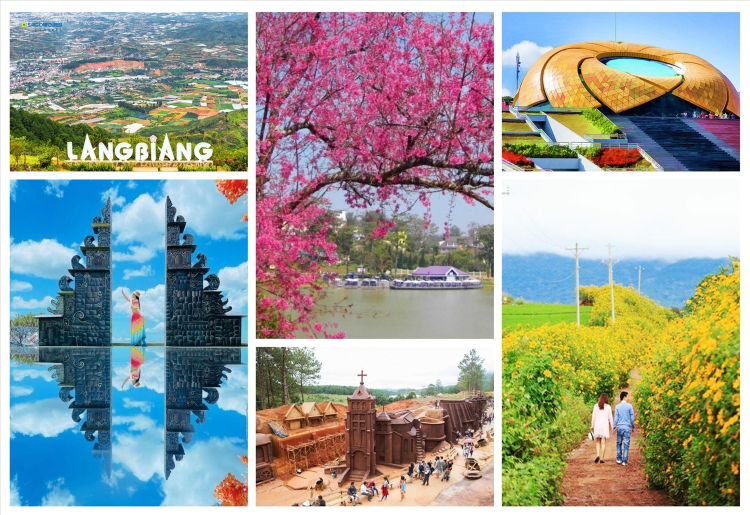
#> input picture Lab7/dalat.jpg, 1500 x 1029 px (shown at 1/2 size)
$ jupyter execute baitap.ipynb
#> lines starting #> are read from the running program, lines starting #| are printed output that depends on the picture; after the words box and inside, x2 and y2 are one past the last pixel; in counts of white or black regions, pixels touching at a corner belong together
[cell 1]
import cv2
import numpy as np
from matplotlib import pyplot as plt


img = cv2.imread('dalat.jpg')
#> img is the input picture: shape (1029, 1500, 3); mean B, G, R 149.9, 155.2, 151.3

gray = cv2.cvtColor(img, cv2.COLOR_BGR2GRAY)
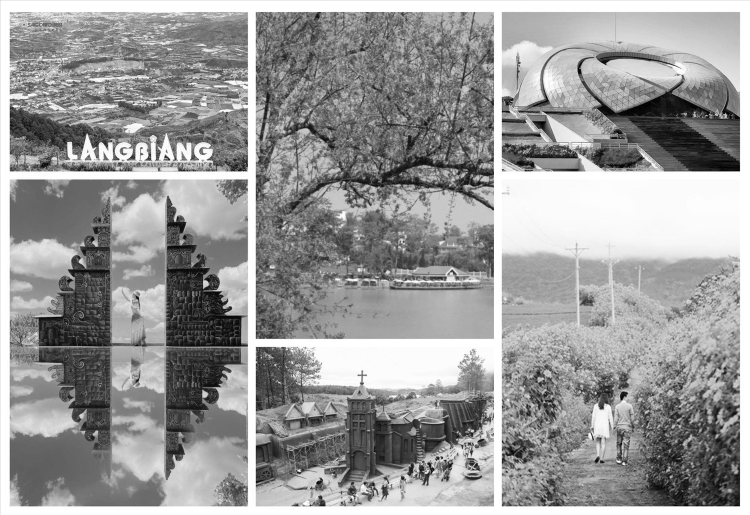
#> gray: shape (1029, 1500) (shown at 1/2 size); min 0, max 255, mean 153.5
_, mask = cv2.threshold(gray, 0, 255, cv2.THRESH_BINARY + cv2.THRESH_OTSU)
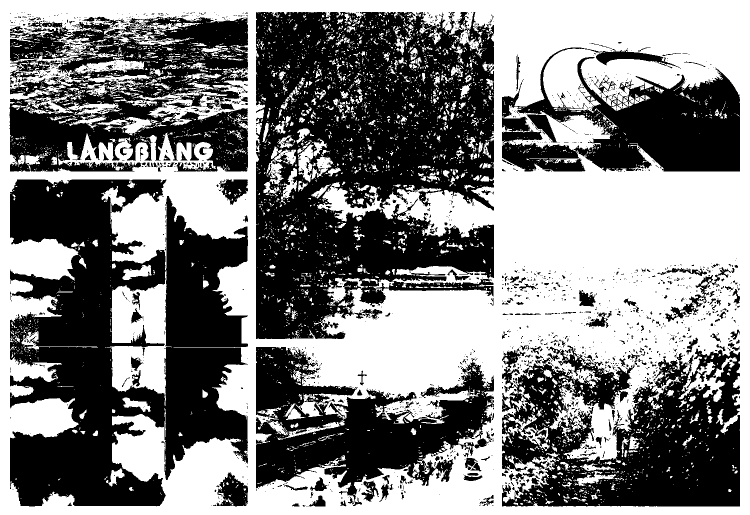
#> mask: shape (1029, 1500) (shown at 1/2 size); 50.7% white; 2086 black regions (1828 under 20 px), largest, box (x1, y1, x2, y2) and area: (512, 24, 988, 678) 220906, (20, 359, 496, 1013) 186753, (1004, 691, 1480, 1013) 95777
img_otsu = cv2.bitwise_and(img, img, mask=mask)
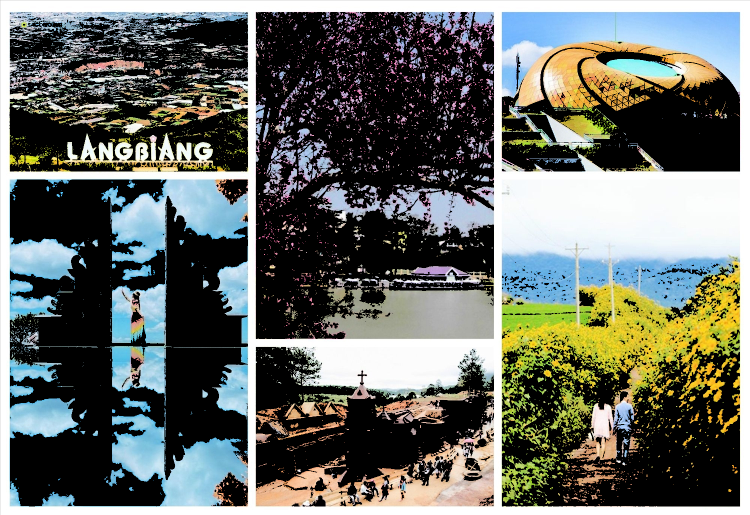
#> img_otsu: shape (1029, 1500, 3) (shown at 1/2 size); mean B, G, R 100.7, 106.8, 102.5
img_flip = cv2.flip(img_otsu, 1)
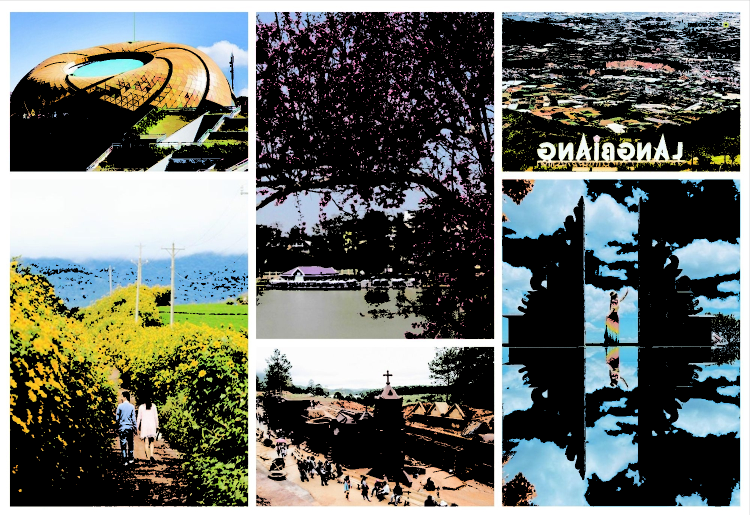
#> img_flip: shape (1029, 1500, 3) (shown at 1/2 size); mean B, G, R 100.7, 106.8, 102.5
h, w = img_flip.shape[:2]
#> h = 1029; w = 1500
img_resized = cv2.resize(img_flip, (int(w*0.3), int(h*0.3)))
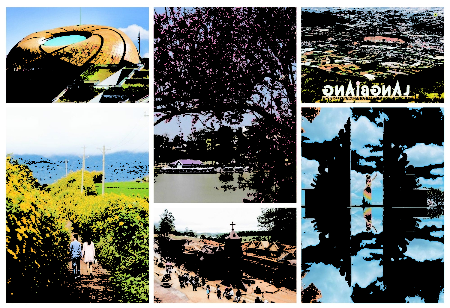
#> img_resized: shape (308, 450, 3); mean B, G, R 100.7, 106.9, 102.5
canvas = np.ones_like(img) * 255
h_r, w_r = img_resized.shape[:2]
#> h_r = 308; w_r = 450
x_offset = min(100, canvas.shape[1] - w_r)
#> x_offset = 100
canvas[0:h_r, x_offset:x_offset+w_r] = img_resized
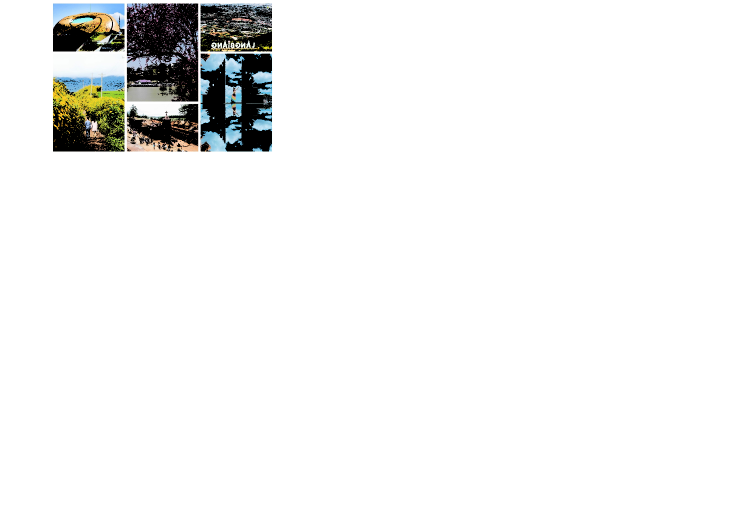
#> canvas: shape (1029, 1500, 3) (shown at 1/2 size); mean B, G, R 241.1, 241.7, 241.3
cv2.imwrite('lang_biang.png', canvas)
plt.imshow(cv2.cvtColor(canvas, cv2.COLOR_BGR2RGB))
plt.title('lang_biang.png')
plt.show()

[cell 2]
import cv2
import numpy as np
from matplotlib import pyplot as plt

img = cv2.imread('dalat.jpg')

h, w = img.shape[:2]
x1, y1 = w//3, h//3
#> x1 = 500; y1 = 343
x2, y2 = x1 + w//3, y1 + h//3
#> x2 = 1000; y2 = 686
roi = img[y1:y2, x1:x2]
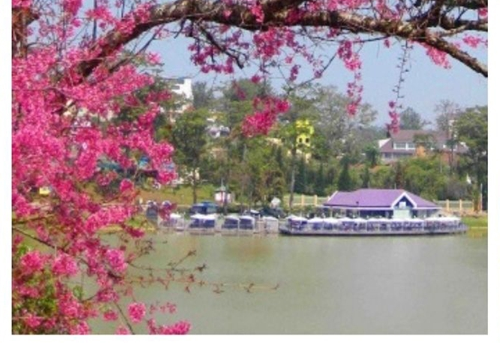
#> roi: shape (343, 500, 3); mean B, G, R 136.9, 134.2, 157.3
center = (roi.shape[1]//2, roi.shape[0]//2)
#> center = (250, 171)
M = cv2.getRotationMatrix2D(center, 45, 1.0)
rotated = cv2.warpAffine(roi, M, (roi.shape[1], roi.shape[0]), borderValue=(255,255,255))
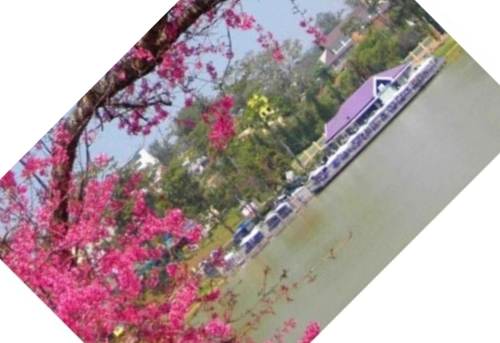
#> rotated: shape (343, 500, 3); mean B, G, R 159.6, 157.4, 175.3
cv2.imwrite('ho_xuan_huong.jpg', rotated)

plt.imshow(cv2.cvtColor(rotated, cv2.COLOR_BGR2RGB))
plt.title('ho_xuan_huong.jpg')
plt.axis('off')
plt.show()

[cell 3]
import cv2
import numpy as np
from matplotlib import pyplot as plt

img = cv2.imread('dalat.jpg')
h, w = img.shape[:2]
x1, y1 = 2*w//3, 0
#> x1 = 1000; y1 = 0
x2, y2 = w, h//3
#> x2 = 1500; y2 = 343
roi = img[y1:y2, x1:x2]
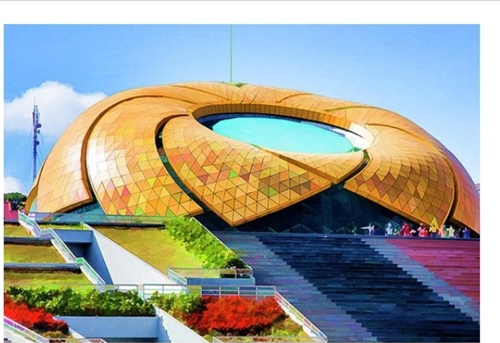
#> roi: shape (343, 500, 3); mean B, G, R 152.7, 159.7, 157.6
center = (roi.shape[1]//2, roi.shape[0]//2)
M = cv2.getRotationMatrix2D(center, 10, 1.0)
mapped = cv2.warpAffine(roi, M, (roi.shape[1], roi.shape[0]), borderValue=(255,255,255))
kernel = np.ones((7,7), np.uint8)
closed = np.zeros_like(mapped)
for c in range(3):
    closed[:,:,c] = cv2.morphologyEx(mapped[:,:,c], cv2.MORPH_CLOSE, kernel)
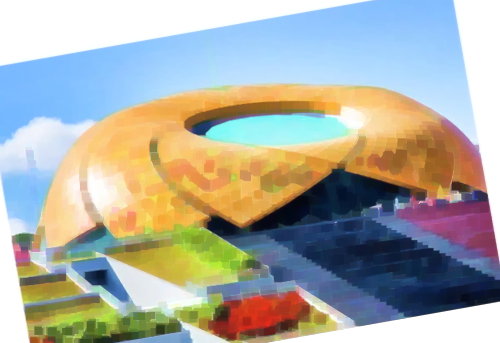
#> closed: shape (343, 500, 3); mean B, G, R 164.8, 172.9, 171.4
cv2.imwrite('quan_truong_lam_vien.jpg', closed)
plt.imshow(cv2.cvtColor(closed, cv2.COLOR_BGR2RGB))
plt.title('quan_truong_lam_vien.jpg')
plt.axis('off')
plt.show()

[cell 4]
import cv2
import numpy as np

def coordinate_mapping(img):
    h, w = img.shape[:2]
    center = (w//2, h//2)
    M = cv2.getRotationMatrix2D(center, 10, 1.0)
    return cv2.warpAffine(img, M, (w, h), borderValue=(255,255,255))

def rotate(img, angle=45):
    h, w = img.shape[:2]
    center = (w//2, h//2)
    M = cv2.getRotationMatrix2D(center, angle, 1.0)
    return cv2.warpAffine(img, M, (w, h), borderValue=(255,255,255))

def scale(img, fx=0.5, fy=0.5):
    return cv2.resize(img, (0,0), fx=fx, fy=fy)

def shift(img, dx=50, dy=50):
    h, w = img.shape[:2]
    M = np.float32([[1,0,dx],[0,1,dy]])
    return cv2.warpAffine(img, M, (w, h), borderValue=(255,255,255))

def adaptive_thresholding(img):
    gray = cv2.cvtColor(img, cv2.COLOR_BGR2GRAY)
    return cv2.adaptiveThreshold(gray, 255, cv2.ADAPTIVE_THRESH_MEAN_C, cv2.THRESH_BINARY, 11, 2)

def binary_dilation(img):
    kernel = np.ones((5,5), np.uint8)
    if len(img.shape) == 3:
        img = cv2.cvtColor(img, cv2.COLOR_BGR2GRAY)
    return cv2.dilate(img, kernel, iterations=1)

def binary_erosion(img):
    kernel = np.ones((5,5), np.uint8)
    if len(img.shape) == 3:
        img = cv2.cvtColor(img, cv2.COLOR_BGR2GRAY)
    return cv2.erode(img, kernel, iterations=1)

def otsu(img):
    gray = cv2.cvtColor(img, cv2.COLOR_BGR2GRAY)
    _, mask = cv2.threshold(gray, 0, 255, cv2.THRESH_BINARY + cv2.THRESH_OTSU)
    return mask

print("Menu:")
print("1. geometric_transformation")
print("   1.1 coordinate_mapping")
print("   1.2 Rotate")
print("   1.3 Scale")
print("   1.4 Shift")
print("2. segment")
print("   2.1 Adaptive_thresholding")
print("   2.2 Binary_dilation")
print("   2.3 Binary_erosion")
print("   2.4 Otsu")
print("Bạn có thể nhập 1 chức năng (vd: 1.2) hoặc kết hợp 2 chức năng (vd: 1.2 2.4)")

choices = input("Nhập lựa chọn: ").split()
#> the answer given: 1
img = cv2.imread('dalat.jpg')
result = img.copy()

if choices[0].startswith('1.'):
    if choices[0] == '1.1':
        result = coordinate_mapping(result)
    elif choices[0] == '1.2':
        result = rotate(result)
    elif choices[0] == '1.3':
        result = scale(result)
    elif choices[0] == '1.4':
        result = shift(result)

cv2.imwrite('ketqua.jpg', result)
if len(result.shape) == 2:
    import matplotlib.pyplot as plt
    plt.imshow(result, cmap='gray')
else:
    import matplotlib.pyplot as plt
    plt.imshow(cv2.cvtColor(result, cv2.COLOR_BGR2RGB))
plt.title('Kết quả xử lý')
plt.axis('off')
plt.show()
print("Đã lưu kết quả vào output.jpg")

$ run again, with Lab7/ho_xuan_huong.jpg copied over Lab7/dalat.jpg
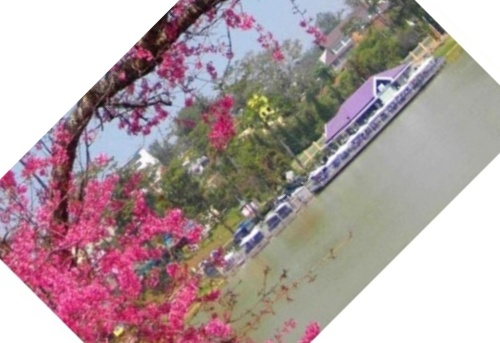
#> input picture Lab7/ho_xuan_huong.jpg, 500 x 343 px
#> img is the input picture: shape (343, 500, 3); mean B, G, R 159.5, 157.4, 175.3
#> `_, mask = cv2.threshold(gray, 0, 255, cv2.THRESH_BINARY + cv2.THRESH_O..`:
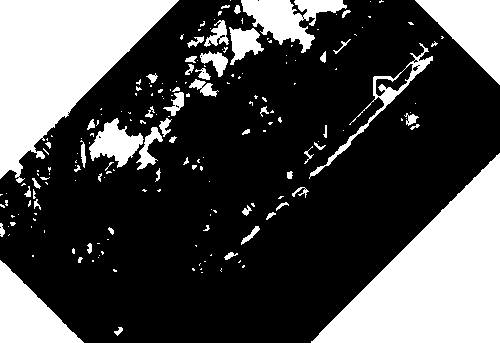
#> mask: shape (343, 500); 30.3% white; 195 white regions (138 under 20 px), largest, box (x1, y1, x2, y2) and area: (311, 153, 500, 343) 18152, (0, 0, 179, 183) 16369, (415, 0, 500, 85) 3655
#> after the loop `for c in range(3):`:
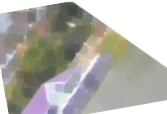
#> closed: shape (114, 167, 3); mean B, G, R 167.8, 174.6, 176.3

$ run again, with Lab7/ketqua.jpg copied over Lab7/dalat.jpg
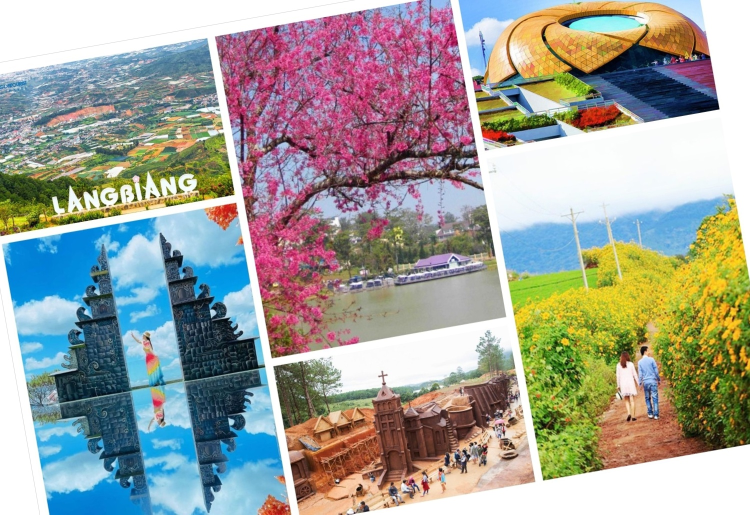
#> input picture Lab7/ketqua.jpg, 1500 x 1029 px (shown at 1/2 size)
#> img is the input picture: shape (1029, 1500, 3); mean B, G, R 153, 159.7, 158.5
#> mask: shape (1029, 1500); 49.1% white; 3491 white regions (2945 under 20 px), largest, box (x1, y1, x2, y2) and area: (0, 0, 1500, 1029) 661106, (244, 615, 383, 867) 18616, (619, 376, 746, 454) 3413
#> after the loop `for c in range(3):`:
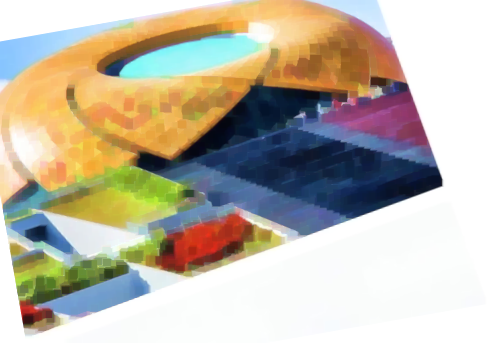
#> closed: shape (343, 500, 3); mean B, G, R 167.8, 183.3, 190.9
